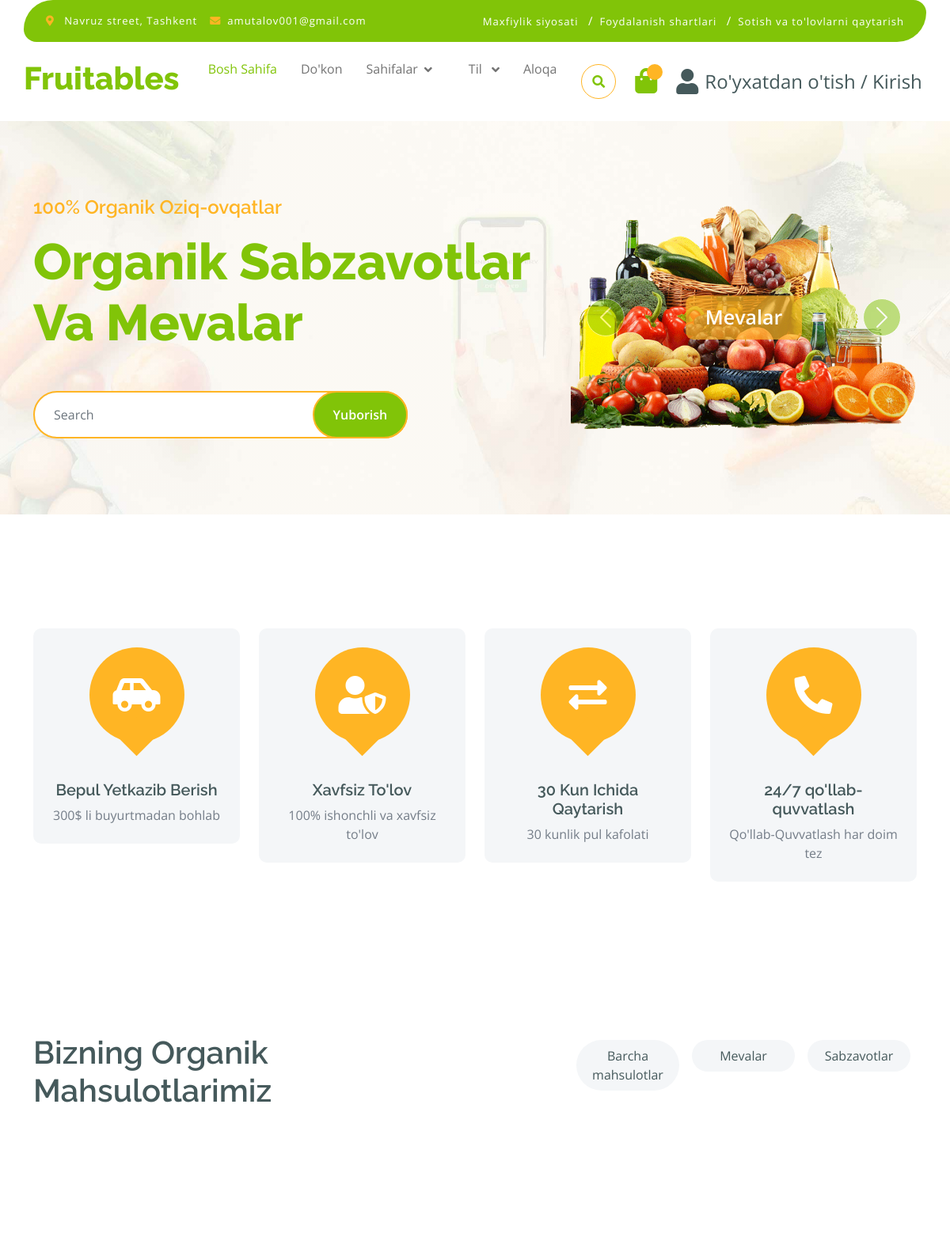
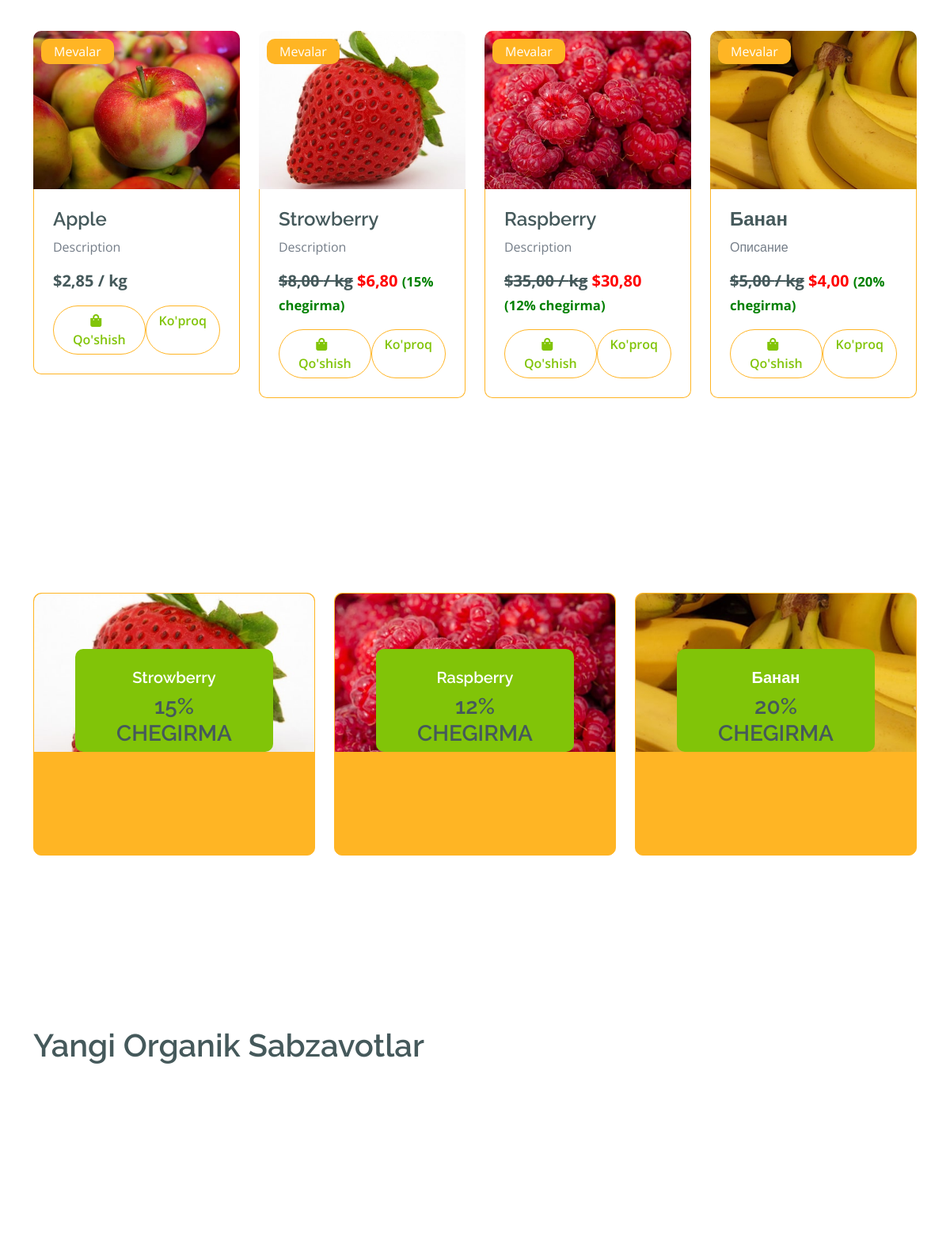
Page /uz/category/fruits/ (upper part) on the committed database (2 pictures, top to bottom).
### home/models.py (models this page shows, shortened)
class Category(models.Model):
    category_name = models.CharField(max_length=255, verbose_name="Category")
    slug = models.SlugField(blank=True, unique=True)
    photo = models.ImageField(upload_to='images/categories/%Y/%m/%d/', blank= True)

class Product(models.Model):
    category = models.ForeignKey(Category, on_delete=models.CASCADE, related_name='products')
    product_name = models.CharField(max_length=255, verbose_name="Product")
    slug = models.SlugField(blank=True, unique=True)
    description = models.TextField(verbose_name="Description")
    price = models.DecimalField(max_digits=10, decimal_places=2)
    discount = models.IntegerField(verbose_name="Discount", blank=True, null=True)
    photo = models.ImageField(upload_to='images/products/%Y/%m/%d', blank=True)
    created_at = models.DateTimeField(auto_now_add=True,
                                      verbose_name="Created at"
                                      )
    updated_at = models.DateTimeField(auto_now=True,
                                      verbose_name="Updated at")

### home/views.py (the view)
# urls.py: path('', HomeView.as_view(), name='home'),
class HomeView(ListView):
    model = Product
    template_name = 'home/index.html'
    context_object_name = 'products'
    paginate_by = 8
    def get_context_data(self, **kwargs):
        context = super().get_context_data(**kwargs)
        categories = Category.objects.all()
        context["categories"] = categories
        try:
            cart_items_quantity = CartItem.objects.filter(user=self.request.user).count()
            user = User.objects.get(id=self.request.user.id)
            context["user"] = user
            context["cart_items_quantity"] = cart_items_quantity
        except Exception as e:
            print(e)  # For debugging purposes, you may want to log this instead of printing
        category_slug = self.kwargs.get('category_slug') or self.kwargs.get('slug')
        if category_slug:
            category = get_object_or_404(Category, slug=category_slug)
            context['category'] = category
        else:
            context['category'] = None
        return context
    def get_queryset(self):
        category_slug = self.kwargs.get('category_slug') or self.kwargs.get('slug')
        if category_slug:
            return Product.objects.filter(category__slug=category_slug)
        return Product.objects.all()

### home/templates/home/index.html (shortened to what this page needs)
{% extends "base.html" %}
{% load static %}
{% load custom_filters %}
{% block content %}
{% load i18n %}
        <div class="container-fluid py-5 mb-5 hero-header">
            <div class="container py-5">
                <div class="row g-5 align-items-center">
                    <div class="col-md-12 col-lg-7">
                        <h4 class="mb-3 text-secondary">{% blocktrans %}100% Organic Foods{% endblocktrans %} </h4>
                        <h1 class="mb-5 display-3 text-primary">{% blocktrans %}Organic Veggies & Fruits Foods{% endblocktrans %} </h1>
                        <div class="position-relative mx-auto">
                            <input class="form-control border-2 border-secondary w-75 py-3 px-4 rounded-pill" type="number" placeholder="Search">
                            <button type="submit" class="btn btn-primary border-2 border-secondary py-3 px-4 position-absolute rounded-pill text-white h-100" style="top: 0; right: 25%;">{% blocktrans %}Submit Now{% endblocktrans %} </button>
                        </div>
                    </div>
                    <div class="col-md-12 col-lg-5">
                        <div id="carouselId" class="carousel slide position-relative" data-bs-ride="carousel">
                            <div class="carousel-inner" role="listbox">
                                {% if categories %}
                                {% for category in categories %}
                                <div class="carousel-item {% if forloop.first %}active{% endif %} rounded">
                                    {% if category.photo %}
                                    <img src="{{ category.photo.url }}" class="img-fluid w-100 h-100 rounded" alt="{{ category.category_name }}">
                                    {% endif %}
                                    <a href="#" class="btn px-4 py-2 text-white rounded">{{category.category_name}}</a>
                                </div>
                                {% endfor %}
                                {% endif %}
                            </div>
                            <button class="carousel-control-prev" type="button" data-bs-target="#carouselId" data-bs-slide="prev">
                                <span class="carousel-control-prev-icon" aria-hidden="true"></span>
                            </button>
                            <button class="carousel-control-next" type="button" data-bs-target="#carouselId" data-bs-slide="next">
                                <span class="carousel-control-next-icon" aria-hidden="true"></span>
                            </button>
                        </div>
                    </div>
                </div>
            </div>
        </div>
        <div class="container-fluid featurs py-5">
            <div class="container py-5">
                <div class="row g-4">
                    <div class="col-md-6 col-lg-3">
                        <div class="featurs-item text-center rounded bg-light p-4">
                            <div class="featurs-icon btn-square rounded-circle bg-secondary mb-5 mx-auto">
                                <i class="fas fa-car-side fa-3x text-white"></i>
                            </div>
                            <div class="featurs-content text-center">
                                <h5>{% blocktrans %}Free Shipping{% endblocktrans %}</h5>
                                <p class="mb-0">{% blocktrans %}Free on order over $300{% endblocktrans %} </p>
                            </div>
                        </div>
                    </div>
                    <div class="col-md-6 col-lg-3">
                        <div class="featurs-item text-center rounded bg-light p-4">
                            <div class="featurs-icon btn-square rounded-circle bg-secondary mb-5 mx-auto">
                                <i class="fas fa-user-shield fa-3x text-white"></i>
                            </div>
                            <div class="featurs-content text-center">
                                <h5>{% blocktrans %}Security Payment{% endblocktrans %}</h5>
                                <p class="mb-0">{% blocktrans %}100% security payment{% endblocktrans %}</p>
                            </div>
                        </div>
                    </div>
                    <div class="col-md-6 col-lg-3">
                        <div class="featurs-item text-center rounded bg-light p-4">
                            <div class="featurs-icon btn-square rounded-circle bg-secondary mb-5 mx-auto">
                                <i class="fas fa-exchange-alt fa-3x text-white"></i>
                            </div>
                            <div class="featurs-content text-center">
                                <h5>{% blocktrans %}30 Day Return{% endblocktrans %} </h5>
                                <p class="mb-0">{% blocktrans %}30 day money guarantee{% endblocktrans %} </p>
                            </div>
                        </div>
                    </div>
                    <div class="col-md-6 col-lg-3">
                        <div class="featurs-item text-center rounded bg-light p-4">
                            <div class="featurs-icon btn-square rounded-circle bg-secondary mb-5 mx-auto">
                                <i class="fa fa-phone-alt fa-3x text-white"></i>
                            </div>
                            <div class="featurs-content text-center">
                                <h5>{% blocktrans %}24/7 Support{% endblocktrans %} </h5>
                                <p class="mb-0">{% blocktrans %}Support every time fast{% endblocktrans %} </p>
                            </div>
                        </div>
                    </div>
                </div>
            </div>
        </div>
        <div class="container-fluid py-5">
            <div class="container py-5">
                <div class="row g-4">
                    <div class="col-lg-4 text-start">
                        <h1>{% blocktrans %}Our Organic Products{% endblocktrans %}</h1>
                    </div>
                    <div class="col-lg-8 text-end">
                        <ul class="nav nav-pills d-inline-flex text-center mb-5">
                            <li class="nav-item">
                                <a class="d-flex m-2 py-2 bg-light rounded-pill active" href="{% url 'home' %}">
                                    <span class="text-dark" style="width: 130px;">{% blocktrans %}All Products{% endblocktrans %} </span>
                                </a>
                            </li>
                            {% for category in categories %}
                            <li class="nav-item">
                                <a class="d-flex py-2 m-2 bg-light rounded-pill" href="{% url 'product_list_by_category' category.slug %}">
                                    <span class="text-dark" style="width: 130px;">{{ category.category_name }}</span>
                                </a>
                            </li>
                            {% endfor %}
                        </ul>
                    </div>
                </div>
            </div>
        </div>
        <div class="container-fluid py-5">
            <div class="container py-5">
                <div class="row g-4">
                    <div class="col-lg-12">
                        <div class="row g-4">
                            {% for product in products %}
                            <div class="col-md-6 col-lg-4 col-xl-3">
                                <div class="rounded position-relative fruite-item h-100 d-flex flex-column">
                                    {% if product.photo %}
                                    <div class="fruite-img">
                                        <img src="{{ product.photo.url }}" class="img-fluid w-100 rounded-top" alt="{{ product.product_name }}" style="height: 200px; object-fit: cover;">
                                    </div>
                                    {% endif %}
                                    <div class="text-white bg-secondary px-3 py-1 rounded position-absolute" style="top: 10px; left: 10px;">
                                        {{ product.category.category_name }}
                                    </div>
                                    <div class="p-4 border border-secondary border-top-0 rounded-bottom d-flex flex-column justify-content-between">
                                        <a href="{% url 'product_detail' product.slug %}">
                                            <h4>{{ product.product_name }}</h4>
                                        </a>
                                        <p>{{ product.description|truncatechars:80 }}</p>
                                        <div class="d-flex justify-content-between align-items-center mt-auto">
                                            <p class="text-dark fs-5 fw-bold mb-0">
                                                {% if product.discount %}
                                                <del>${{ product.price }} / {% blocktrans %}kg{% endblocktrans %}</del>
                                                <span class="discounted-price" style="color: red; font-weight: bold;">
                                                    ${{ product.price|discounted_price:product.discount }}
                                                </span>
                                                <span class="discount-percentage" style="color: green; font-size: smaller;">
                                                    ({{ product.discount }}{% blocktrans %}% off{% endblocktrans %})
                                                </span>
                                                {% else %}
                                                ${{ product.price }} / {% blocktrans %}kg{% endblocktrans %}
                                                {% endif %}
                                            </p>
                                        </div>
                                        <div class="d-flex justify-content-around mt-3">
                                            <a href="{% url 'product_detail' product.slug %}" class="btn btn-outline-secondary rounded-pill px-3 text-primary">
                                                <i class="fa fa-shopping-bag me-2 text-primary"></i> {% blocktrans %}Add to cart{% endblocktrans %}
                                            </a>
                                            <a href="{% url 'product_detail' product.slug %}" class="btn btn-outline-secondary rounded-pill px-3 text-primary">{% blocktrans %}Detail{% endblocktrans %}</a>
                                        </div>
                                    </div>
                                </div>
                            </div>
                            {% endfor %}
                        </div>
                    </div>
                </div>
            </div>
        </div>
        <div class="container-fluid service py-5">
            <div class="container py-5">
                <div class="row g-4 justify-content-center">
                    {% for product in products %}
                    {% if product.discount > 0 %}
                    <div class="col-md-6 col-lg-4 mb-4">
                        <a href="{% url 'product_detail' product.slug %}">
                            <div class="service-item bg-secondary rounded border border-secondary h-100 d-flex flex-column">
                                <div class="px-4 rounded-bottom d-flex flex-column justify-content-between flex-grow-1">
                                    <div class="service-content bg-primary text-center p-4 rounded">
                                        <h5 class="text-white">{{ product.product_name }}</h5>
                                        <h3 class="mb-0">{{ product.discount }}{% blocktrans %}% OFF{% endblocktrans %}</h3>
                                    </div>
                                </div>
                            </div>
                        </a>
                    </div>
                    {% endif %}
                    {% endfor %}
                </div>
            </div>
        </div>
        <div class="container-fluid vesitable py-5">
            <div class="container py-5">
                <h1 class="mb-0">{% blocktrans %}Fresh Organic Vegetables{% endblocktrans %}</h1>
                <div class="owl-carousel vegetable-carousel justify-content-center">
                </div>
            </div>
        </div>
        {% endblock content %}

### rows in the picture
Category: photo (picture), category_name "Mevalar"
Category: category_name "Sabzavotlar"
Product: photo (picture), category.category_name "Mevalar", product_name "Apple", description "Description", price "2,85"
Product: photo (picture), category.category_name "Mevalar", product_name "Strowberry", description "Description", price "8,00", price|discounted_price "6,80", discount "15"
Product: photo (picture), category.category_name "Mevalar", product_name "Raspberry", description "Description", price "35,00", price|discounted_price "30,80", discount "12"
Product: photo (picture), category.category_name "Mevalar", product_name "Банан", description "Описание", price "5,00", price|discounted_price "4,00", discount "20"
